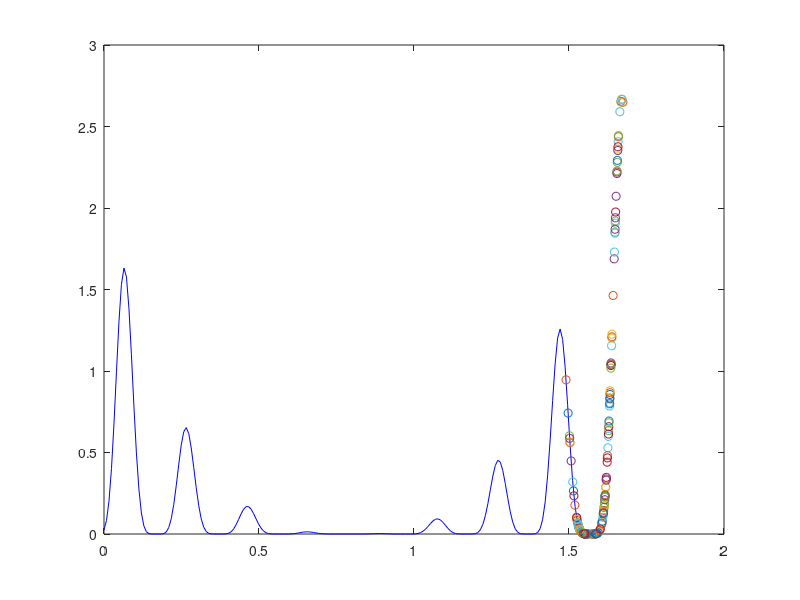

Recreate this plot in MATLAB.
close all 
clear all
f = @(x) 4*(sin(5*pi*x+0.5)).^6 .* exp(log2((x-0.8).^2)); % what is this
x = linspace(0,1.6,200); 
y=f(x);
plot(x,y,'b');
hold on 
i = 0;
delta = 0.02;
x_now = rand * 1.6;
x_old = x_now;
while i < 300
x_now = x_now + 2 * (rand - 0.5) * delta;
if f(x_now) > f(x_old)
    %ta a subir
    plot(x_now,f(x_now), 'o') 
end 
x_old = x_now;
i = i + 1;

end

